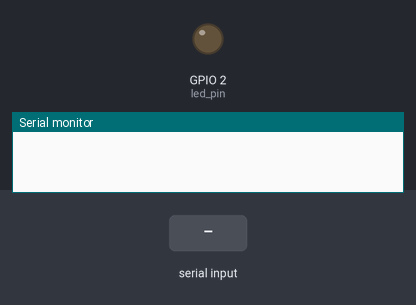
Recording of a sketch running on a simulated ESP32. Parts: output pins drawn as LEDs (lit = HIGH), the last lines printed to the serial monitor. Dashed ring = blinking. The test bench sets the inputs (shaded band).

Above: at 0.0 s.
At 1.8 s:
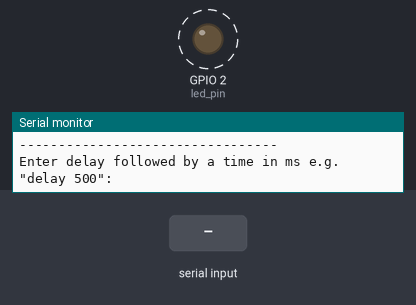
1.9 s: "90,45\n" received over Serial
4.9 s: "on on\n" received over Serial
Timing chart, 0 to 13.9 s (numbered marks = the images above; inputs shaded):
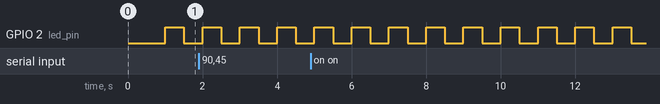

The sketch:

IntroRTOSPart5Challenge.ino
```cpp
/**
 * Digikey Intro to FreeRTOS w/ Shawn Hymel
 * Challenge 5: Using Queues
 * Rob Garrone
 *
 * NOTES:
 * My solution is slightly different but equivalent to Shawn's. He uses a struct
 * to capture messages, whereas I just go w/ plain old strings. I did peak at the
 * solution Shawn came up with after I got mine to a "workable" state, and cleaned
 * some stuff up based on his solution.
 *
 * Description:
 * One task performs basic echo on Serial. If it sees "delay" followed by a
 * number, it sends the number (in a queue) to the second task. If it receives
 * a message in a second queue, it prints it to the console. The second task
 * blinks an LED. When it gets a message from the first queue (number), it
 * updates the blink delay to that number. Whenever the LED blinks 100 times,
 * the second task sends a message to the first task to be printed.
 */

// Use only core 1 for demo purposes
#if CONFIG_FREERTOS_UNICORE
static const BaseType_t app_cpu = 0;
#else
static const BaseType_t app_cpu = 1;
#endif

//Settings
static const uint8_t queue_len = 5;
static const int led_pin = LED_BUILTIN;
static const char command[] = "delay";
static const uint8_t commandlen = strlen(command);
static const uint8_t userbuffersize = 255;
static const uint8_t stringbuffersize =25;


//global variables
static QueueHandle_t AtoB_queue;
static QueueHandle_t BtoA_queue;

//Listen Task
void taskA(void *parameter)
{
  char fromBstring[stringbuffersize];
  char toBstring[stringbuffersize];
  char c;
  char clicommand[stringbuffersize];
  char userinput[userbuffersize];
  uint8_t idx = 0;

  //clear all buffers
  memset(userinput,0,userbuffersize);
  memset(fromBstring,0,stringbuffersize);
  memset(toBstring,0,stringbuffersize);

  while(1)
  {
    //If B gives us something, print it!
    if(xQueueReceive(BtoA_queue,(void *)&fromBstring,0) == pdTRUE)
    {
      Serial.print("Received from Task B: ");
      Serial.println(fromBstring);
    }

    //read user input
    if(Serial.available()>0)
    {
      c = Serial.read();
      if(idx<userbuffersize-1)
      {
        userinput[idx] = c;
        idx++;
      }
      if((c=='\n')|| (c=='\r'))
      {
        Serial.println();
        //parse user input for a command and a delay value
        sscanf(userinput,"%s %s", &clicommand, &toBstring);
        //Serial.print("Command is: ");
        //Serial.println(clicommand);
        //Serial.print("Delay val is: ");
        //Serial.println(toBstring);
        //Serial.print("strcmp returns ");
        //Serial.println(strcmp(clicommand,command));
        if(strcmp(clicommand,command) == 0)

        //could also do this:
        //if(memcmp(clicommand,command,commandlen)==0)
        {
          //check if the delay value is a number
          if(isDigit(toBstring[0]))
            {
            //send our msg, wait 10 ticks
            //I don't think we'd do anything differently if it WASN'T successful sending
            xQueueSend(AtoB_queue,(void *)&toBstring,10);
          }
          memset(userinput,0,userbuffersize);
          idx=0;
        }
        else
        {
          //clear userinput buffer to accept another read
          memset(userinput,0,userbuffersize);
          idx=0;
        }
      }
      else
      {
        Serial.print(c);
      }
    }
  }
}

void taskB(void *parameter)
{
  //setup
  char toAstring[stringbuffersize];
  char fromAstring[stringbuffersize];
  int blinkcount = 0;
  int blinkint = 500;

  memset(toAstring,0,stringbuffersize);
  memset(fromAstring,0,stringbuffersize);


  while(1)
  {
    //update blinkval based on A's sent data
    if(xQueueReceive(AtoB_queue,(void *)&fromAstring,0)==pdTRUE)
    {
      blinkint = atoi(fromAstring);
      blinkint = abs(blinkint);
      strcpy(toAstring,fromAstring);
      strcat(toAstring," ms delay applied!");
      xQueueSend(BtoA_queue,(void *)toAstring,10);
    }

    //blink!
    digitalWrite(led_pin,HIGH);
    vTaskDelay(blinkint / portTICK_PERIOD_MS);
    digitalWrite(led_pin,LOW);
    vTaskDelay(blinkint / portTICK_PERIOD_MS);
    //every blink increments the count
    blinkcount++;

    if(blinkcount == 100)
    {
      strcpy(toAstring,"Blinked 100 Times!");
      xQueueSend(BtoA_queue,(void*)&toAstring,10);
      memset(toAstring,0,stringbuffersize);
      blinkcount = 0;
    }
  }
}


//setup() and loop() run as their own tasks w/ priority 1 in core 1.

void setup()
{
  //start serial
  Serial.begin(115200);
  //wait a second for config
  vTaskDelay(1000/portTICK_PERIOD_MS);
  //show time!
  Serial.println();
  Serial.println("---------------------------------");
  Serial.println("Enter delay followed by a time in ms e.g. \"delay 500\":");

  pinMode(LED_BUILTIN, OUTPUT);

  AtoB_queue = xQueueCreate(queue_len,sizeof(int));
  BtoA_queue = xQueueCreate(queue_len,25*sizeof(char));


  xTaskCreatePinnedToCore(    //use xTaskCreate() in vanilla FREERTOS
    taskA,              //our task function
    "Task A",           // name of task
    1024,                   //Stack size (bytes in ESP32,words in FREERTOS)
    NULL,                   //Parameter to pass to function
    1,                      //priority (higher=greater priority, 0 to configMAX_PRIORITIES-1)
    NULL,                   //Task Handle
    app_cpu);               //Run on one core for demo purposes

    xTaskCreatePinnedToCore(    //use xTaskCreate() in vanilla FREERTOS
    taskB,              //our task function
    "Task B",           // name of task
    1024,                   //Stack size (bytes in ESP32,words in FREERTOS
    NULL,                   //Parameter to pass to function
    1,                      //priority (higher=greater priority, 0 to configMAX_PRIORITIES-1)
    NULL,                   //Task Handle
    app_cpu);               //Run on one core for demo purposes

    vTaskDelete(NULL); //get rid of "setup and loop" task
}

void loop() {
  // put your main code here, to run repeatedly:

}
```

Measured:
- by itself, GPIO 2 (led_pin): alternates HIGH for 0.50 s and LOW for 0.50 s
